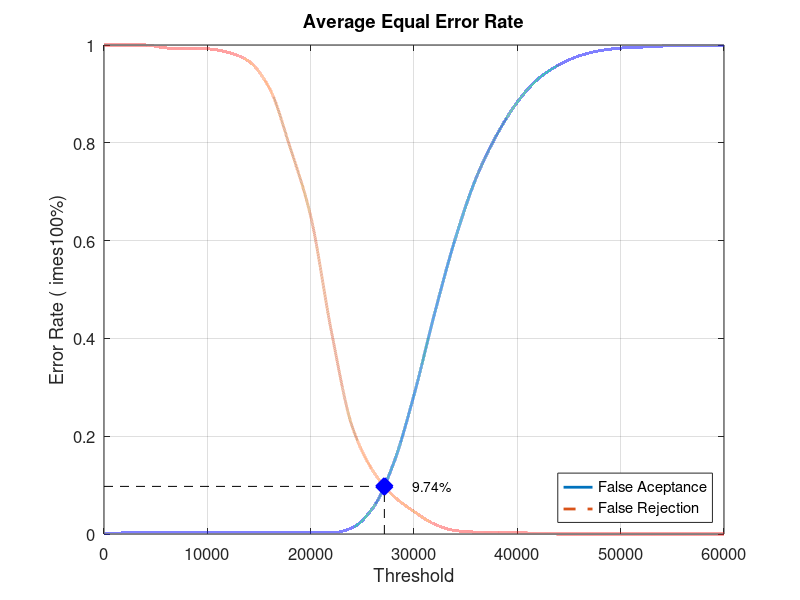
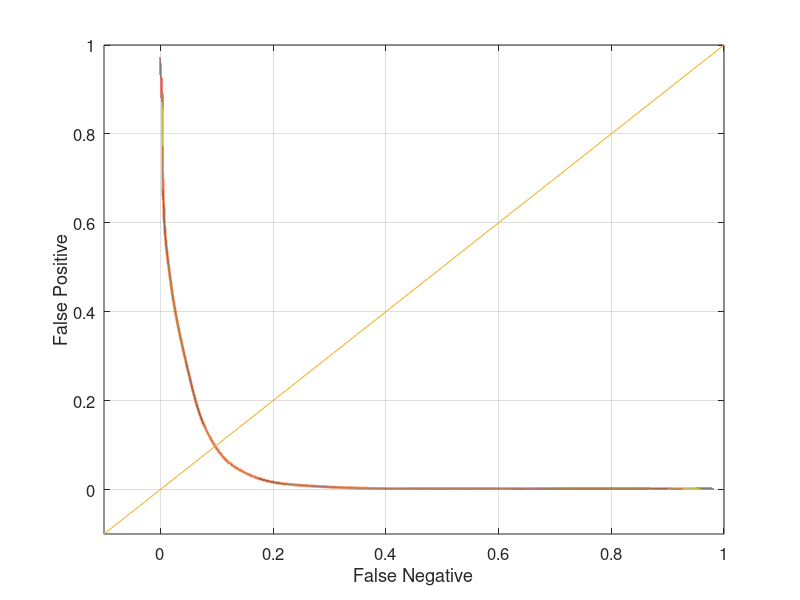

These charts were generated, in order, by the following MATLAB code:
close all;
clear;
clc;
x = 0:2000:60000;
xq = 0:0.5:60000;

y0 = [0 0.00210526 0.00210526 0.00210526 0.00210526 0.00210526 0.00210526 0.00210526 0.00210526 0.00210526 0.00210526 0.00210526 0.0126316 0.0526316 0.143158 0.284211 0.451579 0.60421 0.727368 0.81579 0.883158 0.930526 0.958947 0.977895 0.988421 0.993684 0.99579 0.997895 0.998947 0.998947 1]
yy0 = interp1(x, y0, xq, 'pchip');
y1 = [1 1 1 0.994 0.992 0.992 0.985 0.967 0.912 0.791 0.65 0.415 0.221 0.13 0.078 0.046 0.02 0.007 0.004 0.004 0.003 0.001 0 0 0 0 0 0 0 0 0]
yy1 = interp1(x, y1, xq, 'pchip');

% Calculating EER: 
y2 = abs(y0 - y1);
find(y2 == min(y2))
yy2 = abs(yy0 - yy1);
xEER = find(yy2 == min(yy2));
xEERIndex = xq(xEER) % X-axis EER
yEER = yy0(xEER) % Y-axis EER

main = figure
plot(xq, yy0,'-','LineWidth', 2);	hold on
plot(xq, yy1,'--','LineWidth', 2);	hold on
plot([xEERIndex xEERIndex], [0 yEER], 'k--');	hold on
plot([0 xEERIndex], [yEER yEER], 'k--');	hold on
plot(xEERIndex, yEER, 'bx', 'LineWidth', 10);	hold on
text(xEERIndex + 10 * xEERIndex / 100, yEER, [num2str(round((10000 * yEER)) / 100) '%'])
legend('False Aceptance', 'False Rejection', 'Location', 'SouthEast')
xlabel('Threshold')
ylabel('Error Rate (	imes100%)')
title('Average Equal Error Rate')
set(gca, 'FontSize', 12)
axis([0 60000 0 1])
grid on

print(main, 'Database4AverageMain', '-dpng');
FNRxFPR = figure('Color', [1 1 1]);
plot(yy1, yy0, '-', yy1, yy0, 'LineWidth', 2);
hold on
y = -0.1:0.1:1
plot(y, y); 
set(gca, 'FontSize', 12)
xlabel('False Negative')
ylabel('False Positive')
axis([-0.1 1 -0.1 1])
set(gca, 'FontSize', 12)
grid on

print(FNRxFPR, 'Database4AverageFNRxFPR','-dpng');
